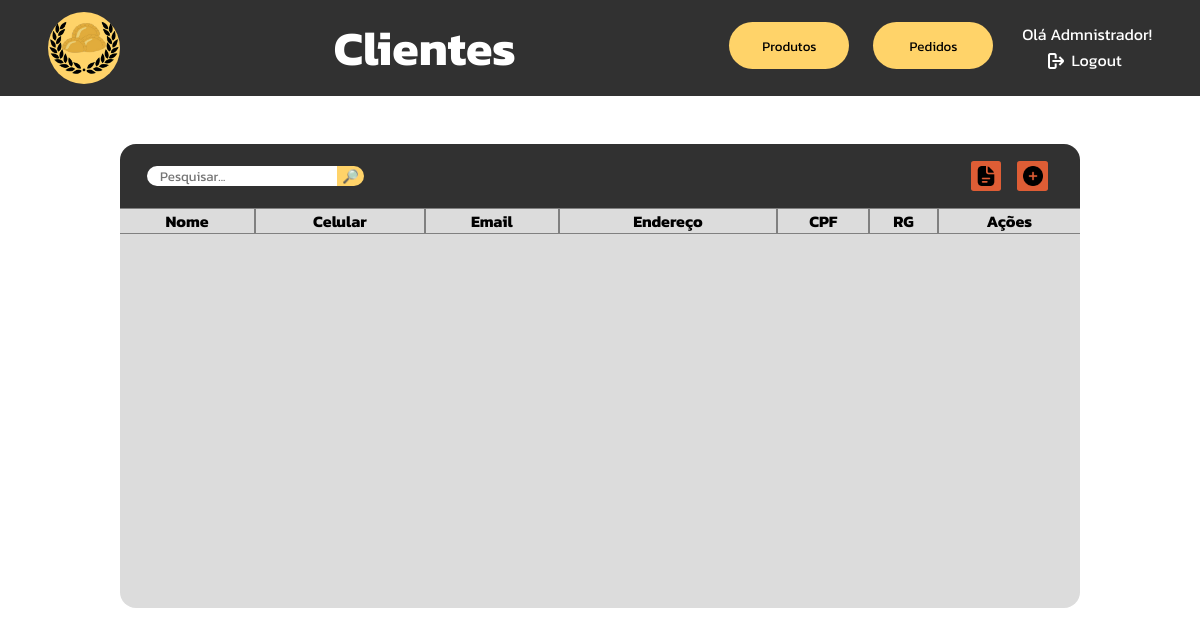
/php/tabelaClientes.php (signed in), run on an earlier commit of the app's database.
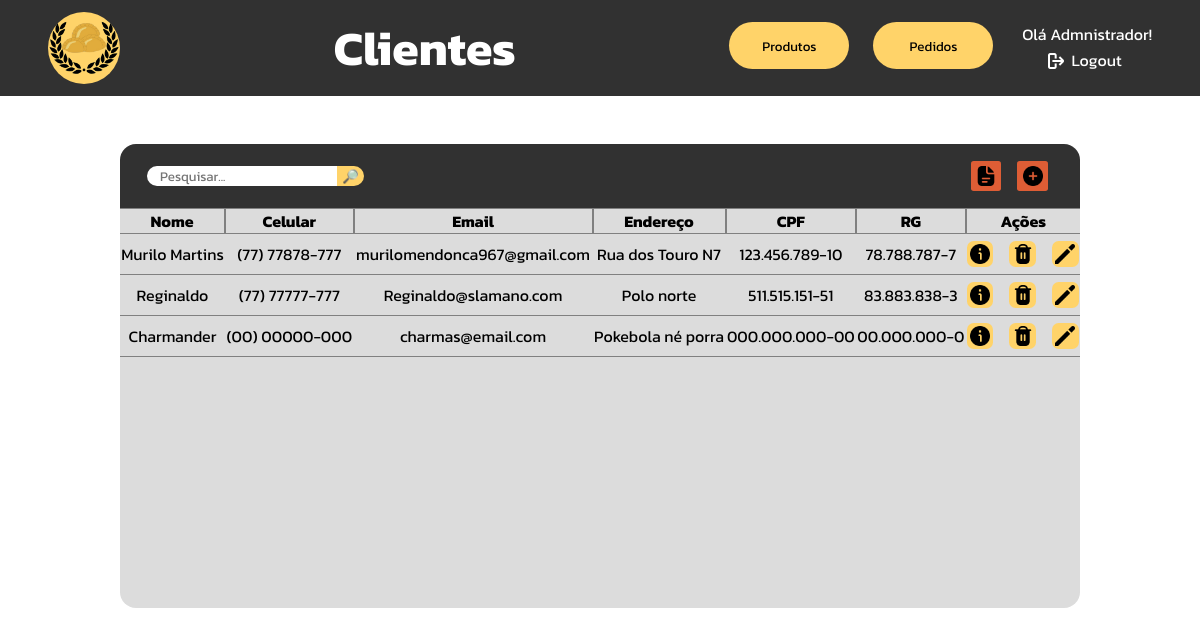
And on a later commit of the database.
### tables this page shows
CREATE TABLE `clientes` (
  `cli_id` int(11) NOT NULL,
  `cli_nome` varchar(70) NOT NULL,
  `cli_cel` varchar(14) NOT NULL,
  `cli_email` varchar(100) NOT NULL,
  `cli_endereco` varchar(100) NOT NULL,
  `cli_cpf` varchar(14) NOT NULL,
  `cli_rg` varchar(12) NOT NULL,
  `cli_descricao` varchar(1000) NOT NULL
);

### php/tabelaClientes.php (the view, shortened to what this page needs)
<?php
    function table($search){
        include "utilities/mysql_connect.php";
        $query = mysqli_query($connection, "select cli_nome,cli_cel,cli_email,cli_endereco,cli_cpf,cli_rg, cli_id from clientes where cli_nome like \"%$search%\";");
        while($output = mysqli_fetch_array($query)){
            echo"<tr class='normal-row'>";
            echo"<td>$output[0]</td>";
            echo"<td>$output[1]</td>";
            echo"<td>$output[2]</td>";
            echo"<td>$output[3]</td>";
            echo"<td>$output[4]</td>";
            echo"<td>$output[5]</td>";
            echo"<td><div style='display: flex; justify-content: center; gap: 1em;'>";
            echo"<form action='tabelaClientes.php' method='post'><input type='hidden' name='id_info' value='$output[6]'><button name='get_info' type='submit'><img src='../images/icons/info.png'></button></form>";
            echo"<form action='tabelaClientes.php' method='post'><input type='hidden' name='id_delete-confirmar' value='$output[6]'><button name='delete' type='submit'><img src='../images/icons/delete.png'></button></form>";
            echo"<form action='tabelaClientes.php' method='post'><input type='hidden' name='id_edit' value='$output[6]'><button name='edit' type='submit'><img src='../images/icons/edit.png'></button></form>";
            echo"</div></td></tr>";
        }
    }
?>
<!DOCTYPE html>
<html lang="pt-br">
<head>
    <link rel="stylesheet" href="../css/tabelaClientes.css">
</head>
<body>
    <div class="navbar">
        <a href="adm_dashboard.php">
        <div class="logo"></div>
        </a>
        <h1>Clientes</h1>
        <div class="menu">
            <a href="tabelaProdutos.php"><button>Produtos</button></a>
            <button>Pedidos</button>
            <div class="user-area">
                <?php
                    $username = $_SESSION['username'];
                    echo"<p>Olá $username!</p>";
                ?>
                <a href="sessionEnded.php"><div class="logout"><img src="../images/icons/logout.png"><p>Logout</p></div></a>
            </div>
        </div>
    </div>
    <div class="center">
        <div class="table-header">
            <form action="tabelaClientes.php" method="post" id="searchbox">
                <input type="text" placeholder="Pesquisar..." name="search" id="searchbar">
                <input type="submit" value="🔎︎">
            </form>
            <div id="menu">
                <button onclick=""><img src="../images/icons/report.png"></button>
                <form action="tabelaClientes.php" method="post">
                    <button><img src="../images/icons/plus.png"></button>
                </form>
            </div>
        </div>
        <div class="table-holder">
            <table>
                <tr style="position: sticky; top: 0; background-color: #dcdcdc;">
                    <th style="border-left: none;">Nome</th>
                    <th>Celular</th>
                    <th>Email</th>
                    <th>Endereço</th>
                    <th>CPF</th>
                    <th>RG</th>
                    <th style="border-right: none;">Ações</th>
                </tr>
                <?php
                     if($_SERVER['REQUEST_METHOD'] === 'POST' && isset($_POST['search'])){
                         $search = $_POST['search'];
                         table($search);
                         echo "<script>
                                 document.getElementById('searchbar').value='$search'
                                 document.getElementById('close-search').style.display = 'block'
                             </script>";
                     }else{
                         table("");
                     }
                ?>
            </table>
        </div>
    </div>
</body>
</html>

What changed in the data, as far as the page shows it:
added clientes: cli_nome "Murilo Martins", cli_cel "(77) 77878-777", cli_email "murilomendonca967@gmail.com", cli_endereco "Rua dos Touro N7", cli_cpf "123.456.789-10", cli_rg "78.788.787-7"
added clientes: cli_nome "Reginaldo", cli_cel "(77) 77777-777", cli_email "Reginaldo@slamano.com", cli_endereco "Polo norte", cli_cpf "511.515.151-51", cli_rg "83.883.838-3"
added clientes: cli_nome "Charmander", cli_cel "(00) 00000-000", cli_email "charmas@email.com", cli_endereco "Pokebola né porra", cli_cpf "000.000.000-00", cli_rg "00.000.000-0"
